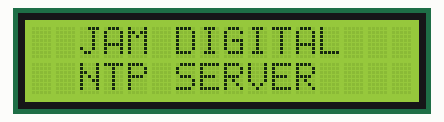
Bench run of a sketch on a simulated ESP8266 (Wemos D1 mini). Shown: 16×2 character LCD. WiFi joins after 1.5 s; servers stay silent unless stated; network time is answered at once with the bench clock; the local clock reads 2024-03-15 10:24:30 at power-on unless the sketch sets it.

Above: at 0.1 s.
At 4.2 s:
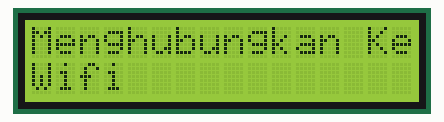
At 7.7 s:
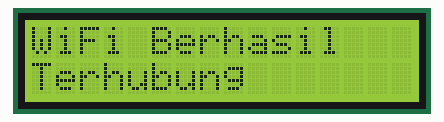
At 9.7 s:
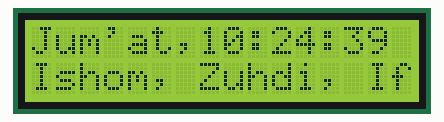
At 24.2 s:
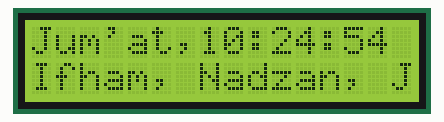
At 38.6 s:
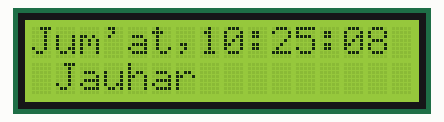

Measured:
- what the display in image 1 shows lasts 3.5 s, from 4.1 s to 7.6 s
- what the display in image 2 shows lasts 2.1 s, from 7.6 s to 9.7 s
- what the display in image 3 shows lasts 1.0 s, from 9.7 s to 10.7 s

The sketch:

tugas_pak_hasan.ino
```cpp
#include <ESP8266WiFi.h>
#include <WiFiUdp.h>
#include <NTPClient.h>
#include <Wire.h>
#include <LiquidCrystal_I2C.h>
#include <WiFiManager.h>

LiquidCrystal_I2C lcd(0x27, 16, 2);  //deklarasi pin lcd 16x2 I2C

const long utcOffsetSecond = 3600 * 7;  //mengatur waktu lokal dengan memperhitungkan perbedaan waktu UTC sesuai dengan zona waktu

String teks = "Ishom, Zuhdi, Ifham, Nadzan, Jauhar";  //running text

int indeks = 0;  //variabel untuk menentukan awal dari running text

char Hari[7][12] = { "Ahad", "Senin", "Selasa", "Rabu", "Kamis", "Jum'at", "Sabtu" };  //variabel berisi nama hari

WiFiUDP ntpUDP;                                                     //deklarasi library WiFiUDP menjadi ntpUDP
NTPClient WaktuClient(ntpUDP, "id.pool.ntp.org", utcOffsetSecond);  //fungi konek ke ntp server


void setup() {
  Serial.begin(9600);             //memulai serial monitor untuk debug koneksi wifi
  lcd.begin();                    //menyalakan lcd 16x2 I2C
  lcd.setCursor(2.5, 0);          //menentukan letak awal karakter pada lcd
  lcd.print("JAM DIGITAL");       //menghasilkan output "JAM DIGITAL"
  lcd.setCursor(2, 1);            //menentukan letak awal karakter pada lcd
  lcd.print("NTP SERVER");        //menghasilkan output "NTP SERVER"
  delay(4000);                    //delay 4 detik
  lcd.clear(); //menghapus semua karakter pada lcd
  lcd.setCursor(0, 0);            //menentukan letak awal karakter pada lcd
  lcd.print("Menghubungkan Ke");  //menghasilkan output "Menghubungkan Ke"
  lcd.setCursor(0, 1);            //menentukan letak awal karakter pada lcd
  lcd.print("Wifi");  //menghasilkan output "Wifi"
  delay(2000);                    //delay 2 detik
  WiFi.mode(WIFI_STA);            //deklarasi mode WiFi silahkan baca dokumentasi resmi "https://github.com/tzapu/WiFiManager"
  WiFiManager wm;                 //Inisialisasi lokal settingan WiFi. Setelah selesai, tidak akan tersimpan

  bool res;                                         //boolean res untuk menampung fungsi "wm" diatas ⬆️
  res = wm.autoConnect("WEMOS D1 R2", "12345678");  //jika belum terkoneksi ke WiFi manapun maka akan muncul WiFi dengan SSID: "WEMOS D1 R2" dan PASSWORD:"12345678"

  //Cek kondisi jika boolean res tidak ada/WiFi belum terkoneksi
  if (!res) {
    lcd.clear();                    //menghapus semua karakter yang sudah tampil pada lcd
    lcd.setCursor(0, 0);            //menentukan letak awal karakter pada lcd
    lcd.print("Belum Terkoneksi");  //menghasilkan output "Belum Terkoneksi"
    lcd.setCursor(0, 1);            //menentukan letak awal karakter pada lcd
    lcd.print("Ke WiFi");           //menghasilkan output "Ke WiFi"
  } else {
    lcd.clear();                 //menghapus semua karakter yang sudah tampil pada lcd
    lcd.setCursor(0, 0);         //menentukan letak awal karakter pada lcd
    lcd.print("WiFi Berhasil");  //menghasilkan output "WiFi Berhasil"
    lcd.setCursor(0, 1);         //menentukan letak awal karakter pada lcd
    lcd.print("Terhubung");      //menghasilkan output "Terhubung"
  }
  delay(2000);          //delay 2 detik
  lcd.clear();          //menghapus semua karakter yang sudah tampil pada lcd
  WaktuClient.begin();  //WaktuClient berasal dari deklarasi fungsi konek ke ntp server
}

void loop() {

//fungsi membuat runing text
  char str[17];
  str[16] = 0;

  for (int j = 0; j < 16; j++) {
    if (indeks + j < teks.length()) {
      str[j] = teks[indeks + j];
    } else {
      str[j] = 32;
    }
  }

//fungsi menentukan awal running text berada pada kolom "0" baris "1"
  lcd.setCursor(0, 1);
  lcd.print(str);
  indeks++;
  if (indeks == teks.length() - 1) {
    indeks = 0;
    delay(600);
  }

  // fungsi update jam
  WaktuClient.update();

  lcd.setCursor(0, 0); //menentukan letak awal karakter pada lcd
  lcd.print(Hari[WaktuClient.getDay()]); //menghasilkan output nama hari sesuai dengan variabel "Hari" diatas
  lcd.print(",");//menghasilkan output ","
  if (WaktuClient.getHours() <= 9) { lcd.print("0"); } //cek kondisi jika fungsi "WaktuClient.getHours" memiliki value lebih dari sama dengan 9 maka lcd akan menghasilkan output "angka 0"
  lcd.print(WaktuClient.getHours()); //menghasilkan output "jam"
  lcd.print(":"); //menghasilkan output ":"
  if (WaktuClient.getMinutes() <= 9) { lcd.print("0"); } //cek kondisi jika fungsi "WaktuClient.getMinutes" memiliki value lebih dari sama dengan 9 maka lcd akan menghasilkan output "angka 0"
  lcd.print(WaktuClient.getMinutes()); //menghasilkan output "menit"
  lcd.print(":"); //menghasilkan output ":"
  if (WaktuClient.getSeconds() <= 9) { lcd.print("0"); } //cek kondisi jika fungsi "WaktuClient.getSeconds" memiliki value lebih dari sama dengan 9 maka lcd akan menghasilkan output "angka 0"
  lcd.print(WaktuClient.getSeconds()); //menghasilkan output "detik" yang akan berubah setiap 1 detik

  delay(1000); //delay 1 detik untuk mengupdate kode diatas ⬆️
}
```
